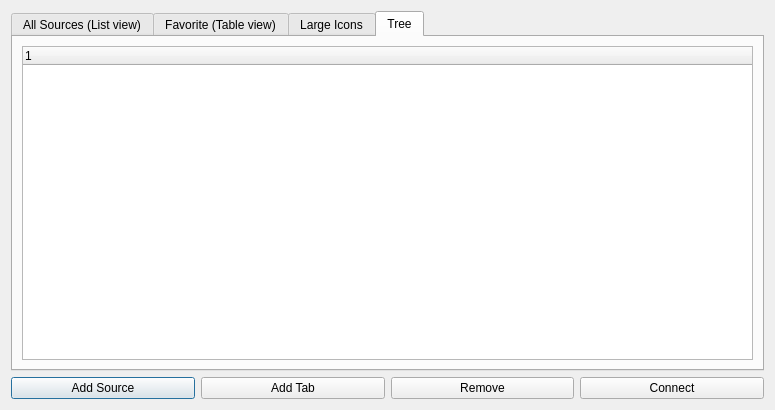
<?xml version="1.0" encoding="UTF-8"?>
<ui version="4.0">
 <class>TabDialog</class>
 <widget class="QDialog" name="TabDialog">
  <property name="geometry">
   <rect>
    <x>0</x>
    <y>0</y>
    <width>775</width>
    <height>410</height>
   </rect>
  </property>
  <property name="windowTitle">
   <string>Dialog</string>
  </property>
  <layout class="QVBoxLayout" name="verticalLayout">
   <item>
    <widget class="QTabWidget" name="tabWidget">
     <property name="currentIndex">
      <number>3</number>
     </property>
     <widget class="QWidget" name="tab_1">
      <attribute name="title">
       <string>All Sources (List view)</string>
      </attribute>
      <layout class="QHBoxLayout" name="horizontalLayout">
       <item>
        <widget class="QListView" name="listView"/>
       </item>
      </layout>
     </widget>
     <widget class="QWidget" name="tab_2">
      <attribute name="title">
       <string>Favorite (Table view)</string>
      </attribute>
      <layout class="QHBoxLayout" name="horizontalLayout_2">
       <item>
        <widget class="QTableView" name="tableView"/>
       </item>
      </layout>
     </widget>
     <widget class="QWidget" name="tab_3">
      <attribute name="title">
       <string>Large Icons</string>
      </attribute>
      <layout class="QVBoxLayout" name="verticalLayout_2">
       <item>
        <widget class="QListWidget" name="listWidget"/>
       </item>
      </layout>
     </widget>
     <widget class="QWidget" name="tab">
      <attribute name="title">
       <string>Tree</string>
      </attribute>
      <layout class="QHBoxLayout" name="horizontalLayout_4">
       <item>
        <widget class="QTreeWidget" name="treeWidget">
         <column>
          <property name="text">
           <string notr="true">1</string>
          </property>
         </column>
        </widget>
       </item>
      </layout>
     </widget>
    </widget>
   </item>
   <item>
    <layout class="QHBoxLayout" name="horizontalLayout_3">
     <item>
      <widget class="QPushButton" name="add_source_btn">
       <property name="text">
        <string>Add Source</string>
       </property>
      </widget>
     </item>
     <item>
      <widget class="QPushButton" name="add_tab_btn">
       <property name="text">
        <string>Add Tab</string>
       </property>
      </widget>
     </item>
     <item>
      <widget class="QPushButton" name="remove_source_btn">
       <property name="text">
        <string>Remove</string>
       </property>
      </widget>
     </item>
     <item>
      <widget class="QPushButton" name="connect_btn">
       <property name="text">
        <string>Connect</string>
       </property>
      </widget>
     </item>
    </layout>
   </item>
  </layout>
 </widget>
 <resources/>
 <connections/>
</ui>
